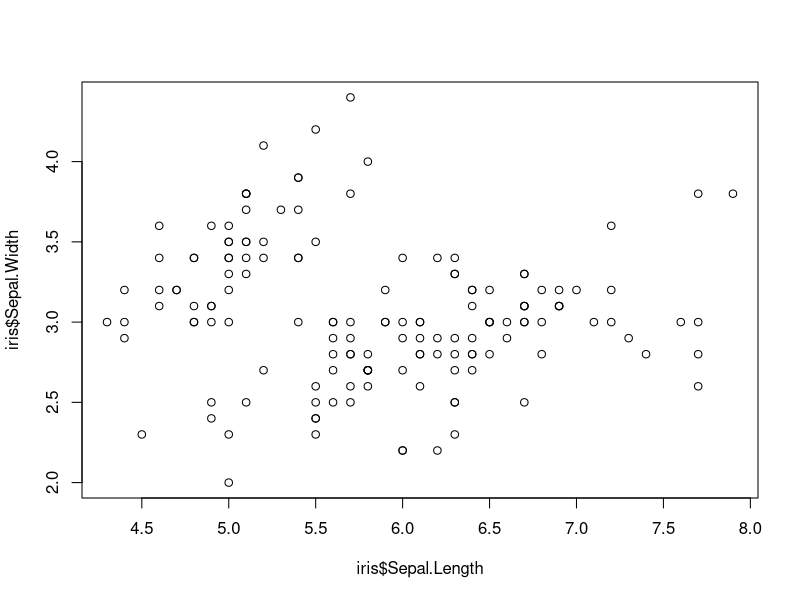
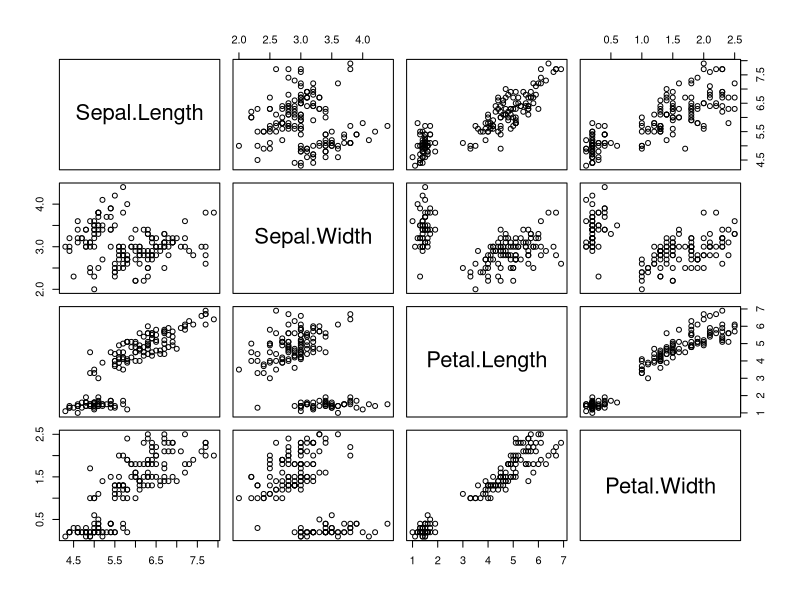
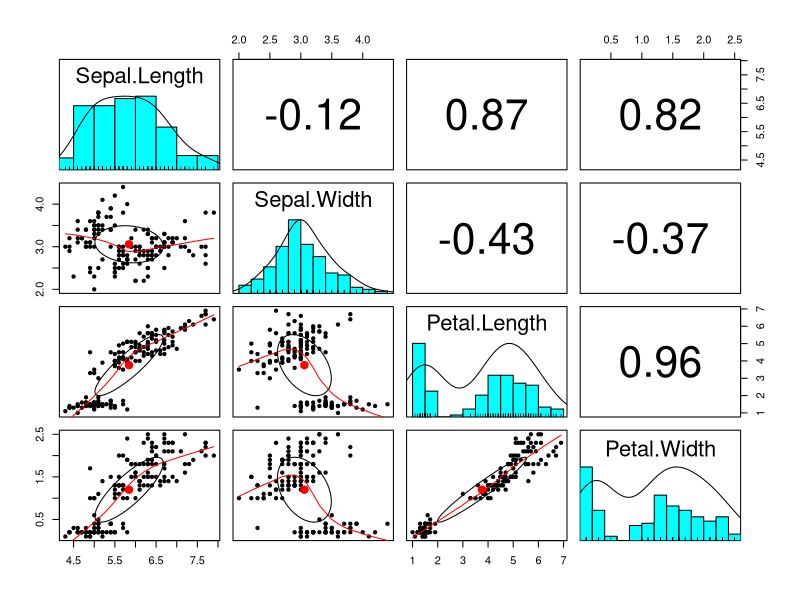

These charts were generated, in order, by the following R code:
#Calculate correlations between variables
cor.test(iris$Sepal.Length, iris$Sepal.Width, method="pearson")

#Now also create a scatter plot
plot(iris$Sepal.Length, iris$Sepal.Width)

#Create an adjacency matrix and interpret the results

cor(iris[c("Sepal.Length","Sepal.Width", "Petal.Length","Petal.Width")])

#Now create SPLOM graphics
pairs(iris[c("Sepal.Length","Sepal.Width", "Petal.Length","Petal.Width")])

install.packages("psych")

library(psych)

pairs.panels(iris[c("Sepal.Length","Sepal.Width", "Petal.Length","Petal.Width")])

